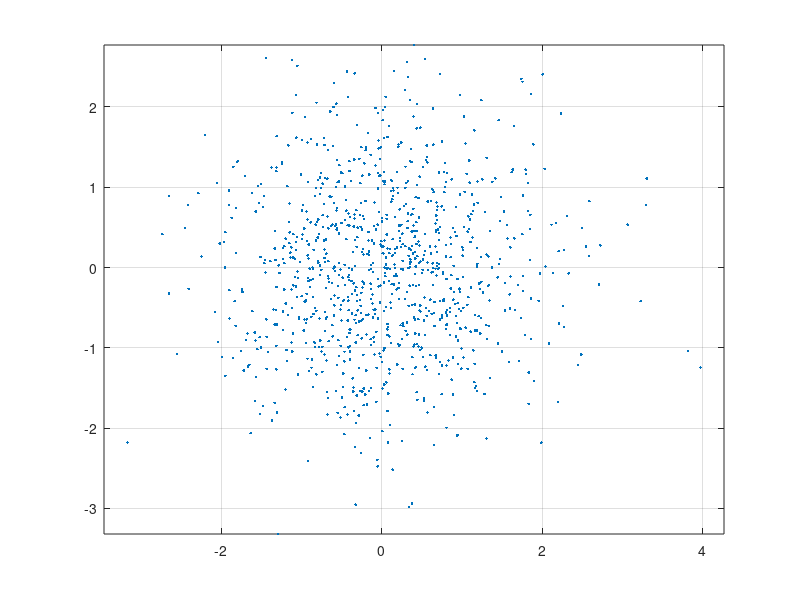

Recreate this plot in MATLAB. (Note: this script raises an error after producing the figure.)
clear;
close all;
clc;

%% Partie I.2

K = 1000;


x = randn(2, K);

mx = [0;0];
Rx = [1 0;0 1];

figure;
plot(x(1,:), x(2,:),'.');
axis equal;
grid on;
hold on;



eta_list = [0.9 0.99 0.999];
couleurs=['b','r','k'];
for n=1:3
    trace_ellipse(mx, Rx, eta_list(n), couleurs(n));

end
legend("x","0.9","0.99","0.999")


%% Partie I.3
my = [2 ; 3];
Ry = [2 1;1 4];

A = chol(Ry,'lower');
b=my;
y = (A * x) + b;   
disp("y")
disp(y)
figure;
plot(y(1,:), y(2,:), '.');
axis equal; grid on; hold on;
title('Méthode Cholesky');
trace_ellipse(mean(y,2), cov(y.'), 0.9,'r');
trace_ellipse(mean(y,2), cov(y.'), 0.99,'g');
trace_ellipse(mean(y,2), cov(y.'), 0.999,'b');
hold off;
legend("x","0.9","0.99","0.999");

%% Partie I.4

y2 = (mvnrnd(my, Ry, K)).';
disp(y2)

figure;
subplot(1,2,1);
plot(y(1,:), y(2,:), '.');
axis equal; grid on; hold on;
title('Méthode Cholesky');
trace_ellipse(mean(y,2), cov(y.'), 0.9,'r');
trace_ellipse(mean(y,2), cov(y.'), 0.99,'r');

subplot(1,2,2);
plot(y2(1,:), y2(2,:), '.');
axis equal; grid on; hold on;
title('Méthode mvnrnd');
trace_ellipse(mean(y2,2), cov(y2.'), 0.9,'r');
trace_ellipse(mean(y2,2), cov(y2.'), 0.99,'r');


%% Partie I.5

my = [2 ; 3];
Ry = [2 -1;-1 4];

A = chol(Ry,'lower');
b=my;
y = (A * x) + b;   
disp("y")
disp(y)
figure;
plot(y(1,:), y(2,:), '.');
axis equal; grid on; hold on;
title('Méthode Cholesky');
trace_ellipse(mean(y,2), cov(y.'), 0.9,'r');
trace_ellipse(mean(y,2), cov(y.'), 0.99,'g');
trace_ellipse(mean(y,2), cov(y.'), 0.999,'b');
hold off;
legend("x","0.9","0.99","0.999");

